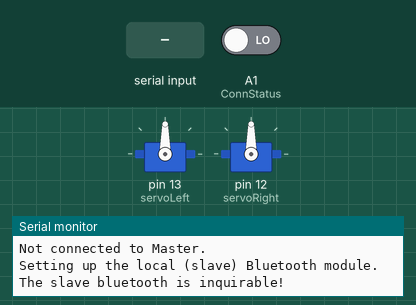
A sketch run on a simulated Arduino Uno, built with avr-gcc and run on an emulated ATmega328P. On the bench: 2 × servo, the last lines printed to the serial monitor. The test bench sets the inputs (shaded band); at power-on: A1 (ConnStatus) LOW.

Above: at 6.2 s.
6.3 s: "w" received over the second serial link
At 7.2 s:
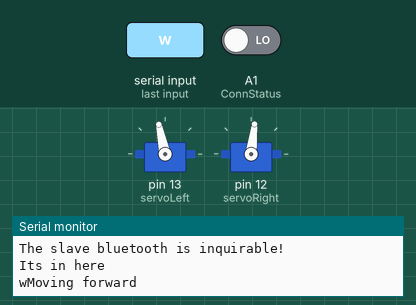
7.8 s: "a" received over the second serial link
At 8.2 s:
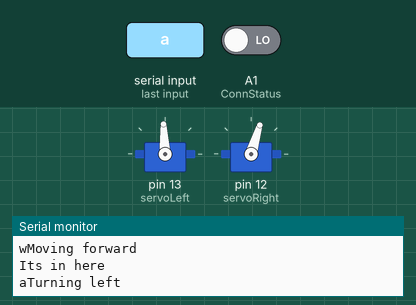
9.3 s: "s" received over the second serial link
At 10.0 s:
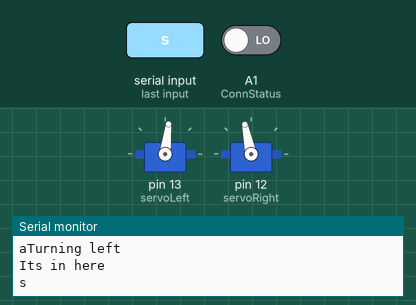
13.8 s: "d" received over the second serial link
At 15.2 s:
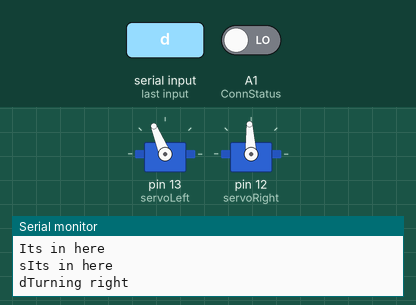
Timing chart, 0 to 16.3 s (numbered marks = the images above; inputs shaded):
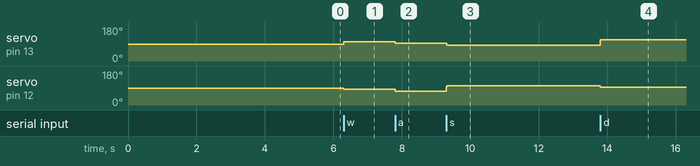

The sketch:

manual.ino
```cpp
//-----------------------------------------------------------------------------------------------------------//
//                                                                                                           //
//  Slave_ELEC1601_Student_2019_v3                                                                           //
//  The Instructor version of this code is identical to this version EXCEPT it also sets PIN codes           //
//  20191008 Peter Jones                                                                                     //
//                                                                                                           //
//  Bi-directional passing of serial inputs via Bluetooth                                                    //
//  Note: the void loop() contents differ from "capitalise and return" code                                  //
//                                                                                                           //
//  This version was initially based on the 2011 Steve Chang code but has been substantially revised         //
//  and heavily documented throughout.                                                                       //
//                                                                                                           //
//  20190927 Ross Hutton                                                                                     //
//  Identified that opening the Arduino IDE Serial Monitor asserts a DTR signal which resets the Arduino,    //
//  causing it to re-execute the full connection setup routine. If this reset happens on the Slave system,   //
//  re-running the setup routine appears to drop the connection. The Master is unaware of this loss and      //
//  makes no attempt to re-connect. Code has been added to check if the Bluetooth connection remains         //
//  established and, if so, the setup process is bypassed.                                                   //
//                                                                                                           //
//-----------------------------------------------------------------------------------------------------------//

#include <SoftwareSerial.h>   //Software Serial Port

#define RxD 7
#define TxD 6
#define ConnStatus A1

#define DEBUG_ENABLED  1

// ##################################################################################
// ### EDIT THE LINES BELOW TO MATCH YOUR SHIELD NUMBER AND CONNECTION PIN OPTION ###
// ##################################################################################

int shieldPairNumber = 18;

// CAUTION: If ConnStatusSupported = true you MUST NOT use pin A1 otherwise "random" reboots will occur
// CAUTION: If ConnStatusSupported = true you MUST set the PIO[1] switch to A1 (not NC)

boolean ConnStatusSupported = true;   // Set to "true" when digital connection status is available on Arduino pin

// #######################################################

// The following two string variable are used to simplify adaptation of code to different shield pairs

String slaveNameCmd = "\r\n+STNA=Slave";   // This is concatenated with shieldPairNumber later

SoftwareSerial blueToothSerial(RxD,TxD);

// ##########################
// ### movement code     ###
// #########################

#include <Servo.h>                      // Include servo library

Servo servoLeft;                        // Declare left and right servos

Servo servoRight;


void setup()
{
    Serial.begin(9600);
    blueToothSerial.begin(38400);                    // Set Bluetooth module to default baud rate 38400

    pinMode(RxD, INPUT);
    pinMode(TxD, OUTPUT);
    pinMode(ConnStatus, INPUT);

    //  Check whether Master and Slave are already connected by polling the ConnStatus pin (A1 on SeeedStudio v1 shield)
    //  This prevents running the full connection setup routine if not necessary.

    if(ConnStatusSupported) Serial.println("Checking Slave-Master connection status.");

    if(ConnStatusSupported && digitalRead(ConnStatus)==1)
    {
        Serial.println("Already connected to Master - remove USB cable if reboot of Master Bluetooth required.");
    }
    else
    {
        Serial.println("Not connected to Master.");

        setupBlueToothConnection();   // Set up the local (slave) Bluetooth module

        delay(1000);                  // Wait one second and flush the serial buffers
        Serial.flush();
        blueToothSerial.flush();
    }

  // CODE FOR WALKING
    servoLeft.attach(13);               // Attach left signal to pin 13
    servoRight.attach(12);              // Attach right signal to pin 12
}

void loop()
{
    char recvChar;

    while(1)
    {
        if(blueToothSerial.available())   // Check if there's any data sent from the remote Bluetooth shield
        {
          // checking input from the master slace
          servoLeft.writeMicroseconds(1500);  // Left wheel counterclockwise
          servoRight.writeMicroseconds(1500); // Right wheel clockwise

          Serial.println("Its in here");

          recvChar = blueToothSerial.read();
          Serial.print(recvChar);
          if (recvChar == 'w') {
            //go forward
            Serial.println("Moving forward");
            servoLeft.writeMicroseconds(1600);  // Left wheel counterclockwise
            servoRight.writeMicroseconds(1400); // Right wheel clockwise

          }
          else if (recvChar == 'a') {
            //rotate left
            Serial.println("Turning left");
            servoLeft.writeMicroseconds(1500);
            servoRight.writeMicroseconds(1300); // Right wheel clockwise

          }
          else if (recvChar == 's') {
            //go backwards
            servoLeft.writeMicroseconds(1400);  // Left wheel counterclockwise
            servoRight.writeMicroseconds(1600); // Right wheel clockwise
          }
          else if (recvChar == 'd') {
            //rotate right
            Serial.println("Turning right");
            servoLeft.writeMicroseconds(1700);  // Left wheel counterclockwise
            servoRight.writeMicroseconds(1500);
          }
          else if (recvChar == 'x') {
            servoLeft.writeMicroseconds(1500);  // Left wheel counterclockwise
            servoRight.writeMicroseconds(1500); // Right wheel clockwise
          }

          else {
            continue;
          }


        }


        if(Serial.available())            // Check if there's any data sent from the local serial terminal. You can add the other applications here.
        {
            recvChar  = Serial.read();
            Serial.print(recvChar);
            blueToothSerial.print(recvChar);
        }
    }
}

void setupBlueToothConnection()
{
    Serial.println("Setting up the local (slave) Bluetooth module.");

    slaveNameCmd += shieldPairNumber;
    slaveNameCmd += "\r\n";

    blueToothSerial.print("\r\n+STWMOD=0\r\n");      // Set the Bluetooth to work in slave mode
    blueToothSerial.print(slaveNameCmd);             // Set the Bluetooth name using slaveNameCmd
    blueToothSerial.print("\r\n+STAUTO=0\r\n");      // Auto-connection should be forbidden here
    blueToothSerial.print("\r\n+STOAUT=1\r\n");      // Permit paired device to connect me

    //  print() sets up a transmit/outgoing buffer for the string which is then transmitted via interrupts one character at a time.
    //  This allows the program to keep running, with the transmitting happening in the background.
    //  Serial.flush() does not empty this buffer, instead it pauses the program until all Serial.print()ing is done.
    //  This is useful if there is critical timing mixed in with Serial.print()s.
    //  To clear an "incoming" serial buffer, use while(Serial.available()){Serial.read();}

    blueToothSerial.flush();
    delay(2000);                                     // This delay is required

    blueToothSerial.print("\r\n+INQ=1\r\n");         // Make the slave Bluetooth inquirable

    blueToothSerial.flush();
    delay(2000);                                     // This delay is required

    Serial.println("The slave bluetooth is inquirable!");
}
```

Measured:
- after the input at 6.3 s, servo on pin 13 (servoLeft): 90° → 102° at once; servo on pin 12 (servoRight): 90° → 83° at once
- after the input at 7.8 s, servo on pin 13 (servoLeft): 102° → 93° at once; servo on pin 12 (servoRight): 83° → 73° at once
- after the input at 9.3 s, servo on pin 13 (servoLeft): 93° → 83° at once; servo on pin 12 (servoRight): 73° → 102° at once
- after the input at 13.8 s, servo on pin 13 (servoLeft): 83° → 112° at once; servo on pin 12 (servoRight): 102° → 93° at once
